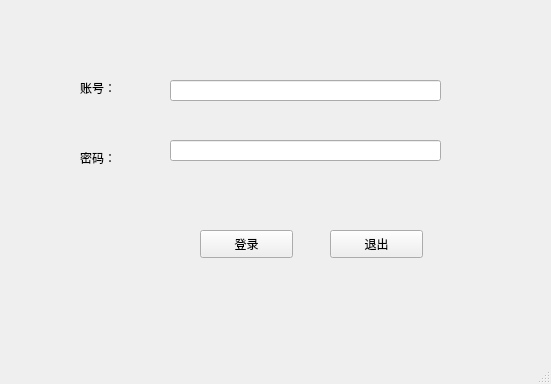
<?xml version="1.0" encoding="UTF-8"?>
<ui version="4.0">
 <class>Test</class>
 <widget class="QMainWindow" name="Test">
  <property name="geometry">
   <rect>
    <x>0</x>
    <y>0</y>
    <width>551</width>
    <height>384</height>
   </rect>
  </property>
  <property name="windowTitle">
   <string>MainWindow</string>
  </property>
  <widget class="QWidget" name="centralwidget">
   <property name="styleSheet">
    <string notr="true">border-image: url(:/png/Kasumigaoka1.jpg);</string>
   </property>
   <widget class="QPushButton" name="pushButton_3">
    <property name="geometry">
     <rect>
      <x>200</x>
      <y>230</y>
      <width>93</width>
      <height>28</height>
     </rect>
    </property>
    <property name="text">
     <string>登录</string>
    </property>
   </widget>
   <widget class="QLabel" name="label">
    <property name="geometry">
     <rect>
      <x>80</x>
      <y>80</y>
      <width>72</width>
      <height>15</height>
     </rect>
    </property>
    <property name="text">
     <string>账号：</string>
    </property>
   </widget>
   <widget class="QLabel" name="label_2">
    <property name="geometry">
     <rect>
      <x>80</x>
      <y>150</y>
      <width>72</width>
      <height>15</height>
     </rect>
    </property>
    <property name="text">
     <string>密码：</string>
    </property>
   </widget>
   <widget class="QPushButton" name="pushButton">
    <property name="geometry">
     <rect>
      <x>330</x>
      <y>230</y>
      <width>93</width>
      <height>28</height>
     </rect>
    </property>
    <property name="text">
     <string>退出</string>
    </property>
   </widget>
   <widget class="QLineEdit" name="lineEdit">
    <property name="geometry">
     <rect>
      <x>170</x>
      <y>80</y>
      <width>271</width>
      <height>21</height>
     </rect>
    </property>
   </widget>
   <widget class="QLineEdit" name="lineEdit_2">
    <property name="geometry">
     <rect>
      <x>170</x>
      <y>140</y>
      <width>271</width>
      <height>21</height>
     </rect>
    </property>
   </widget>
  </widget>
  <widget class="QMenuBar" name="menubar">
   <property name="geometry">
    <rect>
     <x>0</x>
     <y>0</y>
     <width>551</width>
     <height>26</height>
    </rect>
   </property>
  </widget>
  <widget class="QStatusBar" name="statusbar"/>
 </widget>
 <resources>
  <include location="img.qrc"/>
 </resources>
 <connections/>
</ui>
